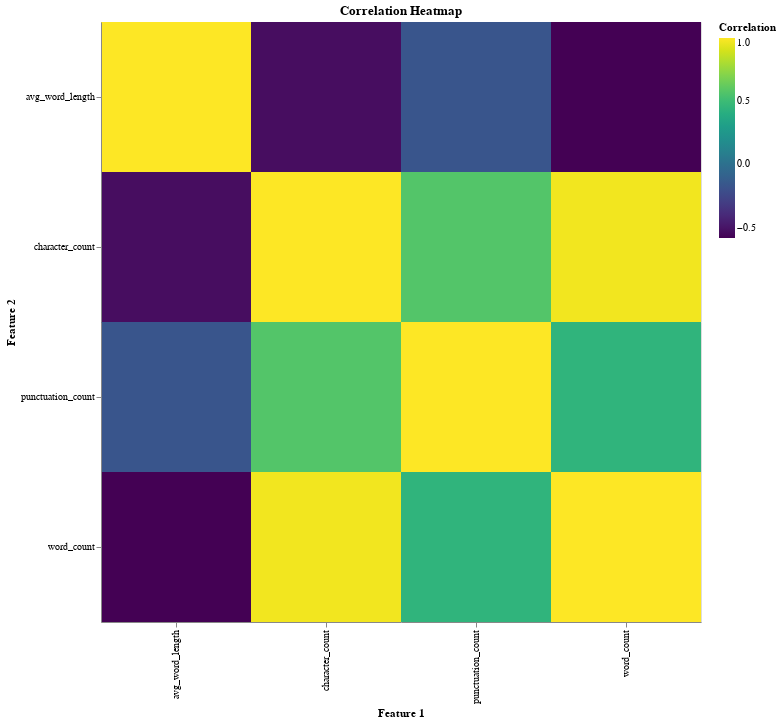

Source (notebook cell):
### Code cell
correlation_matrix = dates_tweets.drop(columns=['weak_label','Date & Time','Tweet Text','Sentiment','season','time_of_day','year','month','day']).corr()
correlation_long = correlation_matrix.reset_index().melt(id_vars='index')
correlation_long.columns = ['Feature 1', 'Feature 2', 'Correlation']

alt.Chart(correlation_long).mark_rect().encode(
    x='Feature 1:O',
    y='Feature 2:O',
    color=alt.Color('Correlation:Q', scale=alt.Scale(scheme='viridis')),
    tooltip=['Feature 1', 'Feature 2', 'Correlation']
).properties(
    width=600,
    height=600,
    title="Correlation Heatmap"
)

### Figure 1 — Vega-Lite specification as saved in the notebook (floating-point values rounded to 4 significant figures)
{"config": {"view": {"continuousWidth": 300, "continuousHeight": 300}}, "data": {"name": "data-5f4e347dd77c28d17f409e4bf84daf44"}, "mark": {"type": "rect"}, "encoding": {"color": {"field": "Correlation", "scale": {"scheme": "viridis"}, "type": "quantitative"}, "tooltip": [{"field": "Feature 1", "type": "nominal"}, {"field": "Feature 2", "type": "nominal"}, {"field": "Correlation", "type": "quantitative"}], "x": {"field": "Feature 1", "type": "ordinal"}, "y": {"field": "Feature 2", "type": "ordinal"}}, "height": 600, "title": "Correlation Heatmap", "width": 600, "$schema": "https://vega.github.io/schema/vega-lite/v6.1.0.json", "datasets": {"data-5f4e347dd77c28d17f409e4bf84daf44": [{"Feature 1": "character_count", "Feature 2": "character_count", "Correlation": 1.0}, {"Feature 1": "avg_word_length", "Feature 2": "character_count", "Correlation": -0.533}, {"Feature 1": "word_count", "Feature 2": "character_count", "Correlation": 0.9697}, {"Feature 1": "punctuation_count", "Feature 2": "character_count", "Correlation": 0.5736}, {"Feature 1": "character_count", "Feature 2": "avg_word_length", "Correlation": -0.533}, {"Feature 1": "avg_word_length", "Feature 2": "avg_word_length", "Correlation": 1.0}, {"Feature 1": "word_count", "Feature 2": "avg_word_length", "Correlation": -0.5831}, {"Feature 1": "punctuation_count", "Feature 2": "avg_word_length", "Correlation": -0.1652}, {"Feature 1": "character_count", "Feature 2": "word_count", "Correlation": 0.9697}, {"Feature 1": "avg_word_length", "Feature 2": "word_count", "Correlation": -0.5831}, {"Feature 1": "word_count", "Feature 2": "word_count", "Correlation": 1.0}, {"Feature 1": "punctuation_count", "Feature 2": "word_count", "Correlation": 0.448}, {"Feature 1": "character_count", "Feature 2": "punctuation_count", "Correlation": 0.5736}, {"Feature 1": "avg_word_length", "Feature 2": "punctuation_count", "Correlation": -0.1652}, {"Feature 1": "word_count", "Feature 2": "punctuation_count", "Correlation": 0.448}, {"Feature 1": "punctuation_count", "Feature 2": "punctuation_count", "Correlation": 1.0}]}}
